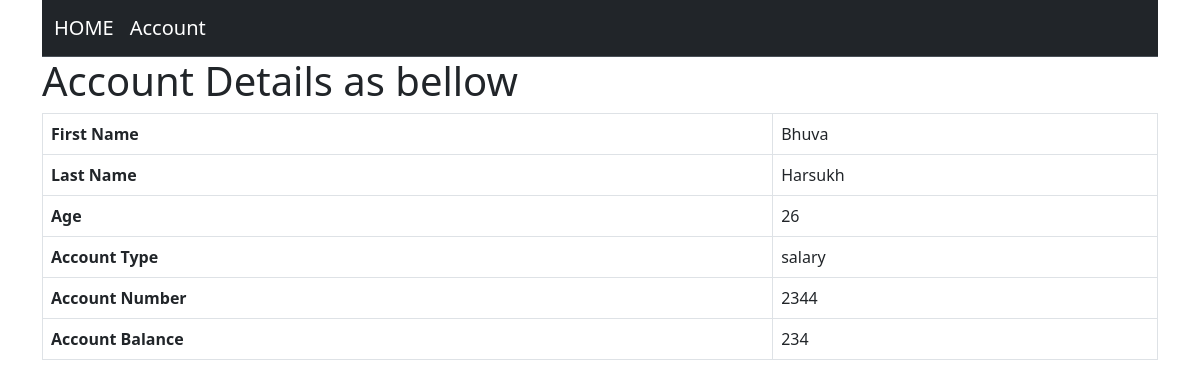
Page /3/details/ on the earlier database version.
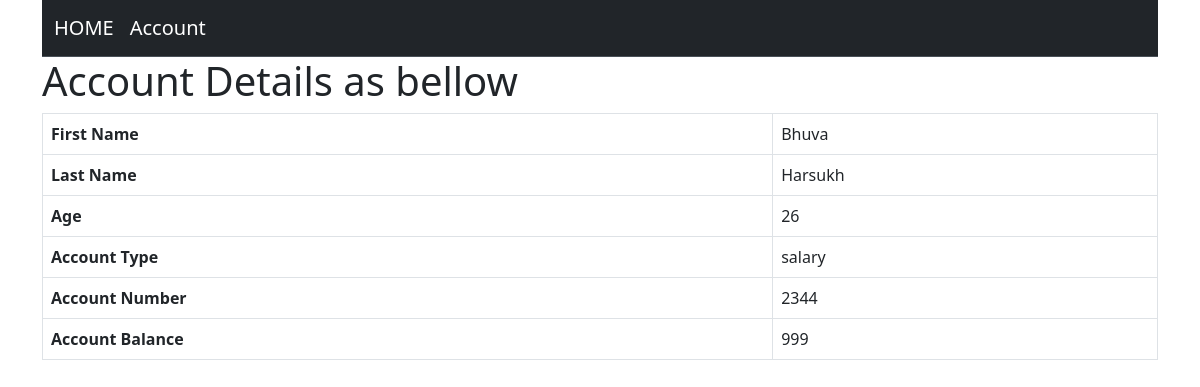
Same page on the later database version.
### account/models.py (models this page shows, shortened)
class Account(models.Model):
    SAVING = "saving"
    SALARY = "salary"
    account_type = (
        (SALARY, SALARY),
        (SAVING, SAVING)
    )
    type = models.CharField(max_length=255, choices=account_type, default=SAVING)
    account_number = models.PositiveIntegerField()
    amount = models.IntegerField(default=0)
    user = models.ForeignKey(Customer, related_name="account_user", on_delete=models.CASCADE)

class Customer(models.Model):
    first_name = models.CharField(max_length= 255)
    last_name = models.CharField(max_length= 255, null=True, blank=True)
    age = models.PositiveIntegerField()
    address = models.CharField(max_length=255)

### account/views.py (the view)
# urls.py: path("<int:pk>/details/", AccountDetailView.as_view(), name="account_details"),
class AccountDetailView(DetailView):
    model = Account
    template_name = "account_detail.html"
    context_object_name = "account"

### account/templates/account_detail.html
{% extends 'base.html' %}
{% block body %}
<div class="container">
    <h1>Account Details as bellow</h1>
    <table class="table table-bordered">
        <tr>
          <th>First Name</th>
          <td>{{account.user.first_name}}</td>
        </tr>
        <tr>
          <th>Last Name</th>
          <td>{{account.user.last_name}}</td>
        </tr>
        <tr>
            <th>Age</th>
            <td>{{account.user.age}}</td>
        </tr>
        <tr>
          <th>Account Type</th>
          <td>{{account.type}}</td>
        </tr>
        <tr>
            <th>Account Number</th>
            <td>{{account.account_number}}</td>
        </tr>
        <tr>
            <th>Account Balance</th>
            <td>{{account.amount}}</td>
        </tr>
      </table>
</div>
{% endblock%}

Differences in the rows shown:
changed Account "salary": amount "234" → "999"
